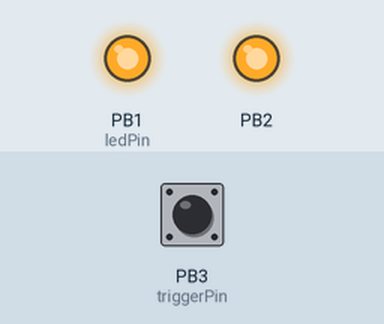
Simulated run of this sketch. Board: ATtiny85, built with avr-gcc and run on an emulated ATtiny85. On the bench: output pins drawn as LEDs (lit = HIGH). The test bench sets the inputs (shaded band); at power-on: PB3 (triggerPin) HIGH.

Above: at 1.2 s.
1.3 s: PB3 (triggerPin) pulled LOW for 0.15 s
At 1.4 s:
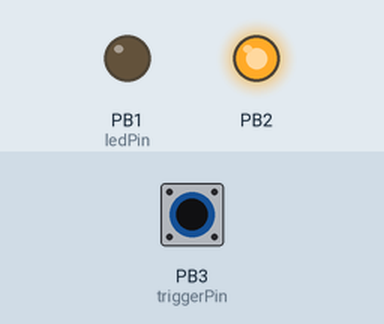
2.9 s: PB3 (triggerPin) pulled LOW for 3.2 s
At 6.6 s:
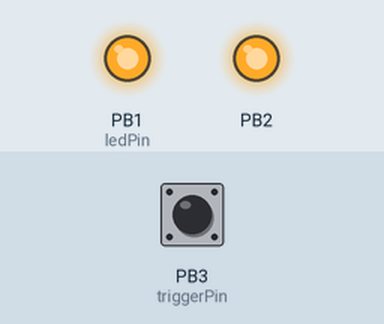
Timing chart, 0 to 8.1 s (numbered marks = the images above; inputs shaded):
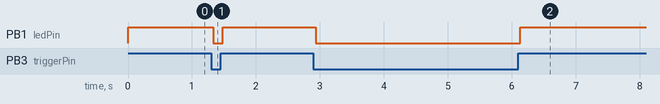

The sketch:

SLAVEI2C.ino
```cpp
#include <TinyWireS.h>

const int busID = 9; // Bus address ID
const int triggerPin = 3; // Pin on the attiny85 used for sensor trigger
bool triggerState = true; // Boolean variable passed to master to indicate state of sensor
const int ledPin =  1; // Pin on the attiny85 used for sensor trigger led notification
const int statemaxCount = 2500; // Delay between state change
int stateCount = 0; // Counter used in state change

void setup()
{
   pinMode(triggerPin, INPUT); // Attiny 85 trigger pin set as input
   digitalWrite(triggerPin, HIGH); // Attiny 85 trigger pin set high, grounding pin triggers state change
   pinMode(ledPin, OUTPUT); // Attiny85 pin set as output, used for LED notification
   digitalWrite(ledPin, HIGH);
   TinyWireS.begin(busID); // Open connection on bus as slave
   TinyWireS.onRequest(requestEvent); // Method used on requestFrom call from master
}

void requestEvent()
{
  if(triggerState)
    TinyWireS.send(0);
  else
    TinyWireS.send(1);
}

void loop()
{
   if (digitalRead(triggerPin) == LOW){
     if(stateCount < statemaxCount)
       stateCount++;
     if(stateCount == statemaxCount){
       digitalWrite(ledPin, LOW);
       triggerState = false;
     }
   }
   else{
     if(stateCount > 0)
       stateCount--;
     if(stateCount == 0){
       digitalWrite(ledPin, HIGH);
       triggerState = true;
     }
   }
}
```

Measured:
- after the input at 1.3 s, PB1 (ledPin): HIGH → LOW at once, → HIGH 0.15 s later
- after the input at 2.9 s, PB1 (ledPin): HIGH → LOW at once, → HIGH 3.2 s later
